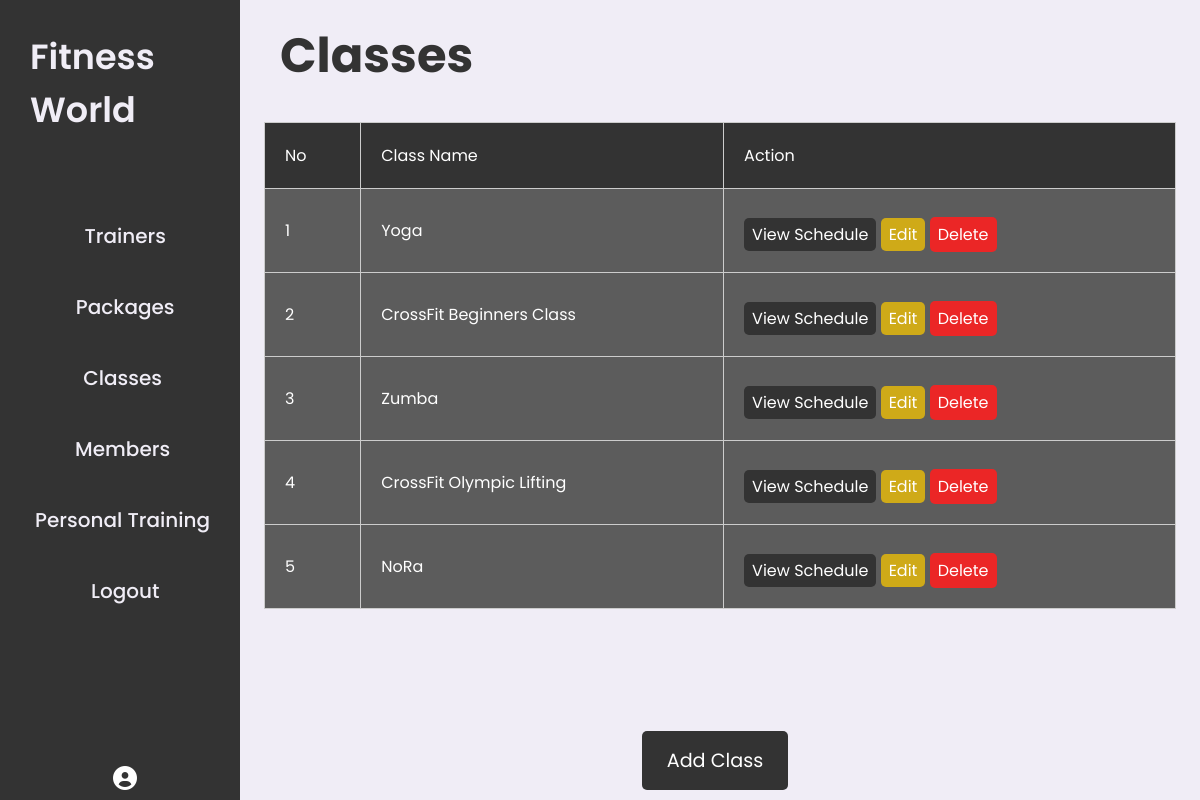
Page /admin/viewClasses.php on the committed database.
### tables this page shows
CREATE TABLE `classes` (
  `classID` int(11) NOT NULL,
  `className` varchar(100) NOT NULL,
  `classimage` text NOT NULL
);

### admin/viewClasses.php (the view, shortened to what this page needs)
<?php
include('../connection.php');
$query = "SELECT * FROM classes";
$result = mysqli_query($con, $query);
$classes = mysqli_fetch_all($result, MYSQLI_ASSOC);
?>
<!DOCTYPE html>
<html lang="en">
<head>
    <link rel="stylesheet" href="../assets/css/styleadmin.css">
    <link rel="stylesheet" href="https://cdnjs.cloudflare.com/ajax/libs/font-awesome/6.0.0-beta3/css/all.min.css">
</head>
<body>
    <div class="admin-container">
        <?php include("sidemenu.php"); ?>
        <div class="content">
            <div class="content-header">
                <h1>Classes</h1>
            </div>
            <div class="content-section">
                <table class="event-table">
                    <thead>
                        <tr>
                            <th>No</th>
                            <th>Class Name</th>
                            <th>Action</th>
                        </tr>
                    </thead>
                    <tbody>
                        <?php
                        if ($classes) {
                            $count = 1;
                            foreach ($classes as $class) {
                                echo "<tr>
                                        <td>{$count}</td>
                                        <td>{$class['className']}</td>
                                        <td>
                                            <a href='viewClassSchedule.php?classID={$class['classID']}' class='view-button'>View Schedule</a>
                                            <a href='newClass.php?classID={$class['classID']}' class='edit-button'>Edit</a>
                                            <form method='post' action='' style='display:inline-block;'>
                                                <input type='hidden' name='classID' value='{$class['classID']}'>
                                                <button type='submit' name='delete' class='delete-button'>Delete</button>
                                            </form>
                                        </td>
                                    </tr>";
                                $count++;
                            }
                        } else {
                            echo "<tr><td colspan='3'>No data available</td></tr>";
                        }
                        ?>
                    </tbody>
                </table>
            </div>
            <div class="bottom-box">
                <a href="newClass.php"><button class="button-main">Add Class</button></a>
            </div>
        </div>
    </div>
</body>
</html>

### assets/css/styleadmin.css (style rules this page uses)
* { margin: 0; padding: 0; box-sizing: border-box; list-style: none; font-family: "Poppins", sans-serif; font-weight: 400; font-style: normal; text-decoration: none; font-size: 16px; }
:root { --lightpurple: #4d4d4d; --darkblue: #333; --silver: #f0edf6; --hover: rgb(43, 43, 43); --white: #ADBBDA; --middle:#5c5c5c; --main-color: #009ef9; }
body { width: 100%; height: 100vh; display: flex; }
.admin-container { display: flex; width: 100%; height: 100vh; }
.content { background-color: var(--silver); flex: 1; overflow-y: auto; }
.content-header { background-color: var(--ash); padding: 20px 40px; }
.content-header h1 { font-size: 3rem; font-weight: bold; color: var(--darkblue); }
.content-section { margin-top: 10px; max-height: 500px; overflow: scroll; }
.edit-button { font-size: 16px; background-color: #cfaa18; color: white; border: none; border-radius: 5px; padding: 5px 8px; cursor: pointer; }
.view-button { font-size: 16px; background-color: #333; color: white; border: none; border-radius: 5px; padding: 5px 8px; cursor: pointer; }
.delete-button { font-size: 16px; background-color: red; color: white; border: none; border-radius: 5px; padding: 3px 8px; cursor: pointer; }
.event-table { width: 100%; border-collapse: collapse; }
.event-table thead { padding: 20px; }
.event-table, .event-table th, .event-table td { border: 1px solid var(--primary-color); }
.event-table th { border: 1px solid #ccc; padding: 20px; background-color: var(--darkblue); color: white; text-align: left; font-size: 16px; }
.event-table td { border: 1px solid #ccc; color: white; padding: 20px; background-color: var(--middle); font-size: 16px; text-align: left; }
.event-table { width: 95%; }
.event-table th, .event-table td { border: 1px solid #ccc; font-size: 16px; text-align: left; }
.content-section { display: flex; justify-content: center; }
.delete-button { margin-top: 8px; background-color: #eb2626; color: white; border: none; padding: 5px 8px; cursor: pointer; text-align: center; }
.bottom-box { position: absolute; width: 80%; bottom: 0%; display: flex; justify-content: center; align-items: center; gap: 2rem; height: 80px; }
.button-main { background-color: var(--darkblue); color: white; padding: 15px 25px; cursor: pointer; border: none; outline: none; border-radius: 5px; font-size: 1.2rem; transition: background-color 0.3s ease; margin-right: 10px; }
a { color: white; }

### rows in the picture
classes: className "Yoga"
classes: className "CrossFit Beginners Class"
classes: className "Zumba"
classes: className "CrossFit Olympic Lifting"
classes: className "NoRa"
